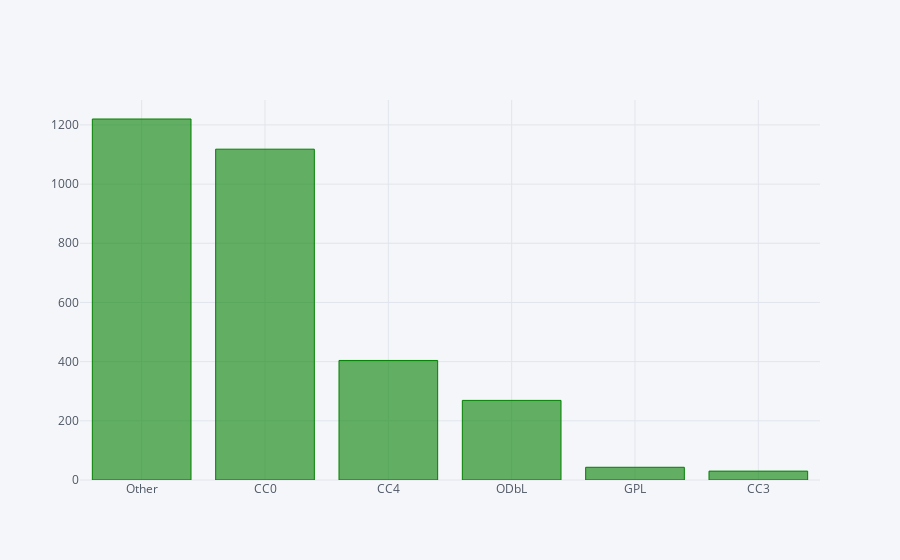

Notebook code for this chart:
### Code cell
m=df['license'].value_counts()
m.iplot(kind='bar',colors='green')

### Figure 1 — Plotly figure (JSON) as saved in the notebook; plotly's stock layout.template omitted (floating-point values rounded to 4 significant figures)
{"data": [{"marker": {"color": "rgba(0, 128, 0, 0.6)", "line": {"color": "rgba(0, 128, 0, 1.0)", "width": 1}}, "name": "license", "orientation": "v", "text": "", "type": "bar", "uid": "630f31c8-09f7-4dcf-879d-3229fe6ede67", "x": ["Other", "CC0", "CC4", "ODbL", "GPL", "CC3"], "y": [1220, 1118, 404, 269, 43, 30]}], "layout": {"legend": {"bgcolor": "#F5F6F9", "font": {"color": "#4D5663"}}, "paper_bgcolor": "#F5F6F9", "plot_bgcolor": "#F5F6F9", "title": {"font": {"color": "#4D5663"}}, "xaxis": {"gridcolor": "#E1E5ED", "showgrid": true, "tickfont": {"color": "#4D5663"}, "title": {"font": {"color": "#4D5663"}, "text": ""}, "zerolinecolor": "#E1E5ED"}, "yaxis": {"gridcolor": "#E1E5ED", "showgrid": true, "tickfont": {"color": "#4D5663"}, "title": {"font": {"color": "#4D5663"}, "text": ""}, "zerolinecolor": "#E1E5ED"}}}
